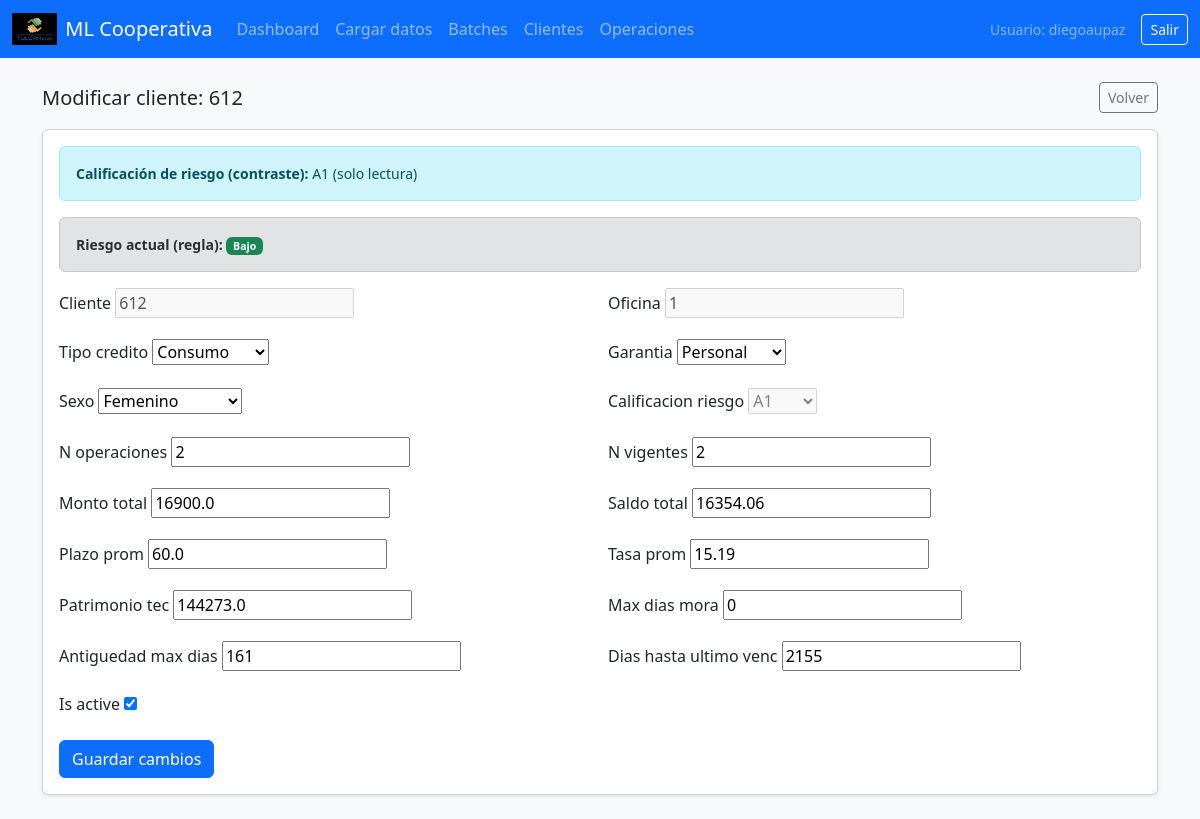
Screenshot of /data/customers/612/edit/ (signed in) with the database file from the repository.
### datahub/models.py (models this page shows)
class CustomerAggregate(models.Model):
    batch = models.ForeignKey(DataBatch, null=True, blank=True, on_delete=models.SET_NULL)
    SEX_CHOICES = [
        ("M", "Masculino"),
        ("F", "Femenino"),
        ("O", "Otro/No declara"),
    ]
    TIPO_CREDITO_CHOICES = [
        ("CONSUMO", "Consumo"),
        ("MICROCREDITO", "Microcrédito"),
        ("COMERCIAL", "Comercial"),
        ("VIVIENDA", "Vivienda"),
    ]
    GARANTIA_CHOICES = [
        ("PERSONAL", "Personal"),
        ("HIPOTECARIA", "Hipotecaria"),
        ("PRENDARIA", "Prendaria"),
        ("SOLIDARIA", "Solidaria"),
    ]
    CALIF_CHOICES = [
        ("A1","A1"), ("A2","A2"), ("A3","A3"),
        ("B1","B1"), ("B2","B2"),
        ("C1","C1"), ("C2","C2"),
        ("D","D"), ("E","E"),
    ]
    cliente = models.CharField(max_length=32, unique=True)
    oficina = models.CharField(max_length=32, blank=True, default="")  # si luego quieres choices, lo hacemos
    tipo_credito = models.CharField(max_length=64, blank=True, default="", choices=TIPO_CREDITO_CHOICES)
    garantia = models.CharField(max_length=64, blank=True, default="", choices=GARANTIA_CHOICES)
    sexo = models.CharField(max_length=8, blank=True, default="", choices=SEX_CHOICES)
    calificacion_riesgo = models.CharField(max_length=8, blank=True, default="", choices=CALIF_CHOICES)
    riesgo_actual = models.BooleanField(default=False)
    n_operaciones = models.IntegerField(null=True, blank=True)
    n_vigentes = models.IntegerField(null=True, blank=True)
    monto_total = models.FloatField(null=True, blank=True)
    saldo_total = models.FloatField(null=True, blank=True)
    plazo_prom = models.FloatField(null=True, blank=True)
    tasa_prom = models.FloatField(null=True, blank=True)
    patrimonio_tec = models.FloatField(null=True, blank=True)
    max_dias_mora = models.IntegerField(null=True, blank=True)
    antiguedad_max_dias = models.IntegerField(null=True, blank=True)
    dias_hasta_ultimo_venc = models.IntegerField(null=True, blank=True)
    is_active = models.BooleanField(default=True)
    ml_proba_last = models.FloatField(null=True, blank=True)   # 0..1
    ml_pred_last = models.BooleanField(null=True, blank=True)  # True=alto, False=bajo
    ml_scored_at = models.DateTimeField(null=True, blank=True)
    ml_scored_by = models.CharField(max_length=150, blank=True, default="")
    created_at = models.DateTimeField(auto_now_add=True)
    updated_at = models.DateTimeField(auto_now=True)

### datahub/views.py (the view, shortened to what this page needs)
# urls.py: path("customers/<str:cliente>/edit/", views.customer_edit, name="customer_edit"),
@login_required
def customer_edit(request, cliente):
    obj = get_object_or_404(CustomerAggregate, cliente=cliente)
    form = CustomerAggregateForm(instance=obj)
    return render(request, "datahub/customer_edit.html", {"form": form, "c": obj})

### datahub/forms.py (shortened to what this page needs)
class CustomerAggregateForm(forms.ModelForm):
    class Meta:
        model = CustomerAggregate
        exclude = ["batch", "created_at", "updated_at", "riesgo_actual","ml_proba_last", "ml_pred_last", "ml_scored_at", "ml_scored_by"]  # y lo que estés excluyendo
    def __init__(self, *args, **kwargs):
        super().__init__(*args, **kwargs)
        if "cliente" in self.fields:
            self.fields["cliente"].disabled = True
        if "calificacion_riesgo" in self.fields:
            self.fields["calificacion_riesgo"].disabled = True
        if "tipo_credito" in self.fields:
            self.fields["tipo_credito"].choices = TIPOS_CREDITO_PERMITIDOS  # limita los valores permitidos
        if "oficina" in self.fields:
            self.fields["oficina"].disabled = True

### templates/datahub/customer_edit.html (shortened to what this page needs)
{% extends "base.html" %}
{% block content %}
<div class="d-flex align-items-center justify-content-between mb-3">
  <h5 class="mb-0">Modificar cliente: {{ c.cliente }}</h5>
  <a class="btn btn-outline-secondary btn-sm" href="{% url 'customer_detail' c.cliente %}">Volver</a>
</div>
<div class="card shadow-sm">
  <div class="card-body">
    <div class="alert alert-info small">
      <b>Calificación de riesgo (contraste):</b> {{ c.calificacion_riesgo }} (solo lectura)
    </div>
    <div class="alert alert-secondary small">
      <b>Riesgo actual (regla):</b>
      {% if c.riesgo_actual %}<span class="badge bg-danger">Alto</span>{% else %}<span class="badge bg-success">Bajo</span>{% endif %}
    </div>
    <form method="post" class="row g-3">
      {% for field in form %}
        <div class="col-12 col-md-6">
          <label class="form-label">{{ field.label }}</label>
          {{ field }}
        </div>
      {% endfor %}
      <div class="col-12">
        <button class="btn btn-primary" type="submit">Guardar cambios</button>
      </div>
    </form>
  </div>
</div>
{% endblock %}

### templates/base.html (shortened to what this page needs)
{% load static %}
<!doctype html>
<html lang="es">
<head>
  <link href="https://cdn.jsdelivr.net/npm/bootstrap@5.3.3/dist/css/bootstrap.min.css" rel="stylesheet">
</head>
<body class="bg-light">
<nav class="navbar navbar-expand-lg navbar-dark bg-primary">
  <div class="container-fluid">
    <a class="navbar-brand d-flex align-items-center gap-2" href="{% url 'dashboard' %}">
      <img src="{% static 'img/logo.png' %}" alt="Logo" style="height:32px;" onerror="this.style.display='none'">
      <span>ML Cooperativa</span>
    </a>
    <div class="collapse navbar-collapse">
      {% if user.is_authenticated %}
      <ul class="navbar-nav me-auto">
        <li class="nav-item"><a class="nav-link" href="{% url 'dashboard' %}">Dashboard</a></li>
        <li class="nav-item"><a class="nav-link" href="{% url 'upload_data' %}">Cargar datos</a></li>
        <li class="nav-item"><a class="nav-link" href="{% url 'batches' %}">Batches</a></li>
        <li class="nav-item"><a class="nav-link" href="{% url 'customers_list' %}">Clientes</a></li>
        <li class="nav-item"><a class="nav-link" href="{% url 'operations_list' %}">Operaciones</a></li>
      </ul>
      <div class="d-flex align-items-center gap-3">
        <span class="text-white-50 small">Usuario: {{ user.username }}</span>
        <form method="post" action="{% url 'logout' %}" class="d-inline">
          <button type="submit" class="btn btn-outline-light btn-sm">Salir</button>
        </form>
      </div>
      {% endif %}
    </div>
  </div>
</nav>
<div class="container py-4">
  {% block content %}{% endblock %}
</div>
</body>
</html>

### rows the page displays
CustomerAggregate: cliente "612", calificacion_riesgo "A1", form "612" "1" "Consumo" "Personal" "Femenino" "A1" "2" "2" "16900.0" "16354.06" "60.0" "15.19" "144273.0" "0" "161" "2155" "☑"

### other values shown
{{ user.username }} "diegoaupaz"
{{ field.label }} "Cliente" "Oficina" "Tipo credito" "Garantia" "Sexo" "Calificacion riesgo" "N operaciones" "N vigentes" "Monto total" "Saldo total" "Plazo prom" "Tasa prom" "Patrimonio tec" "Max dias mora" "Antiguedad max dias" "Dias hasta ultimo venc" "Is active"
